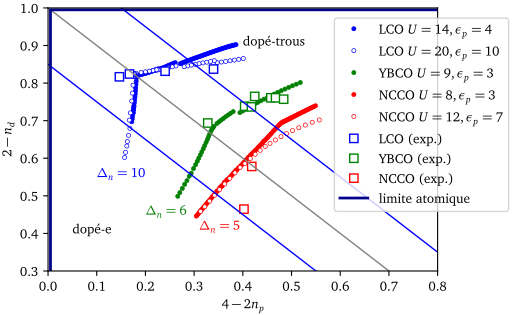

This figure's Python source:
import numpy as np
import matplotlib.pyplot as plt
import os
import sys
from Information_mat import *
plt.rc('text', usetex=True)
plt.rc('font', family='serif')
plt.rcParams['text.latex.preamble'] = r'\usepackage[charter]{mathdesign}'
liste_tuples = [(11,14.0,"LCO","LCO/LCO_U14e4.tsv","LCO $U=14, \epsilon_p=4$", 'b', 'b'),
                (11,20.0,"LCO_U20e10","LCO/LCO_U20e10.tsv", "LCO $U=20, \epsilon_p=10$", 'b', 'w'),
                (18,9.5,"YBCO","YBCO/YBCO_U9.tsv","YBCO $U=9, \epsilon_p=3$", 'g', 'g'),
                (19,8.0,"NCCO","NCCO/cdmft_U8e3.tsv","NCCO $U=8, \epsilon_p=3$", 'r', 'r'),
                (19,12.0,"NCCO","NCCO/cdmft_U12e7.tsv","NCCO $U=12, \epsilon_p=7$", 'r', 'w')
                ]
plt.gcf().set_size_inches(13/2.54,8/2.54)
Phase="supra"
for Tuple in liste_tuples:
    x = Tuple[1]
    ind = Tuple[0]
    material = Dic_mat[ind]
    print(material)
    
    path = Tuple[3]
    data = np.genfromtxt(path, names=True)
    data = data[data['mu_ave']>1.56]
    data = data[data['mu_ave']<1.75]
    tppp = data['tppp'][-1]
    tpp = data['tpp'][-1]
    tpd = data['tpd'][-1]
    e = data['e'][-1]
    try:
        n_p = 3*data['ave_e']/2
        n_d = 3*(data['ave_mu']-data['ave_e'])
        n = data['ave_mu']
        mu = data['mu']
    except:
        n_p = 3*data['e_ave']/2
        n_d = 3*(data['mu_ave']-data['e_ave'])
        n = data['mu_ave']
        mu = data['mu']

    plt.plot(4-2*n_p,2-n_d, 'o', ms = 3, label = Tuple[4], color = Tuple[5], mfc = Tuple[6], mew=0.5)


exp_La214_x = [0.146527,0.167211,0.240381,0.339803]
exp_La214_y = [0.816770,0.824223,0.831677,0.837267]
exp_Y123_x = [0.3280326687484986,0.4037936241034968,0.4176143577777015,0.42439175045468575,0.45755807968154827,0.4672265879688411,0.4838183315603446]
exp_Y123_y = [0.6937888198757763,0.7385093167701863,0.7366459627329192,0.7645962732919254 ,0.7608695652173912 ,0.7608695652173912 , 0.7571428571428571]
exp_NCCO_x = [0.4183435709,0.4022923]
exp_NCCO_y = [0.578260869,0.46459627329]

ligne = np.array([[0,1],[1,0]])
ligne2 = np.array([[0,0.85],[0.85,0]])
ligne3 = np.array([[0,1.15],[1.15,0]])

plt.plot(exp_La214_x,exp_La214_y,"s",color="b", mfc='w', label="LCO (exp.)")
plt.plot(exp_Y123_x,exp_Y123_y,"s",color="g", mfc='w', label="YBCO (exp.)")
plt.plot(exp_NCCO_x,exp_NCCO_y,"s",color="r", mfc='w', label="NCCO (exp.)")

plt.plot(ligne[0],ligne[1], '-', color = 'gray', lw=1)
plt.plot(ligne2[0],ligne2[1], '-', color = 'blue', lw=1)
plt.plot(ligne3[0],ligne3[1], '-', color = 'blue', lw=1)
plt.text(0.1,0.55,"$\Delta_n=10$",color="blue")
plt.text(0.2,0.45,"$\Delta_n=6$",color="green")
plt.text(0.31,0.41,"$\Delta_n=5$",color="red")

off = 0.005
plt.plot([off,off,4],[0,1-off,1-off], '-', color = 'darkblue', lw=2, label='limite atomique')
plt.xlabel('$4-2n_p$')
plt.xlim(0,0.8)
plt.ylim(0.3,1)
plt.ylabel('$2-n_d$')
plt.legend(loc="lower right", bbox_to_anchor=(1.2, 0.2))
plt.text(0.05, 0.4, 'dopé-e')
plt.text(0.4, 0.9, 'dopé-trous')

plt.tight_layout(pad=0.1)
plt.savefig(__file__[:-3]+".pdf")
# plt.show()
